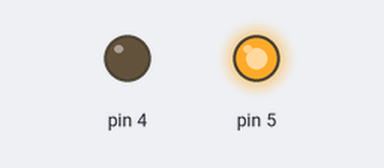
A sketch run on a simulated Arduino Uno, built with avr-gcc and run on an emulated ATmega328P. Parts: output pins drawn as LEDs (lit = HIGH).

Above: at 0.7 s.
At 5.2 s:
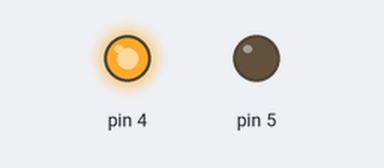
Timing chart, 0 to 6.9 s (numbered marks = the images above):
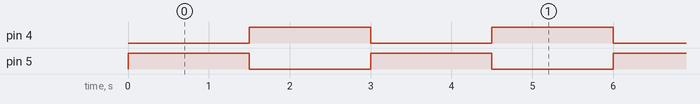

The sketch:

flipflop.ino.ino
```cpp
void setup() {
  // put your setup code here, to run once:
  pinMode (5,OUTPUT);
  pinMode (4,OUTPUT);
}

void loop() {
  // put your main code here, to run repeatedly:
  digitalWrite (5,HIGH);
  digitalWrite (4,LOW);
  delay (1500);

  digitalWrite (5,LOW);
  digitalWrite (4,HIGH);
  delay (1500);
}
```

Measured:
- by itself, pin 4, pin 5: alternates HIGH for 1.5 s and LOW for 1.5 s
